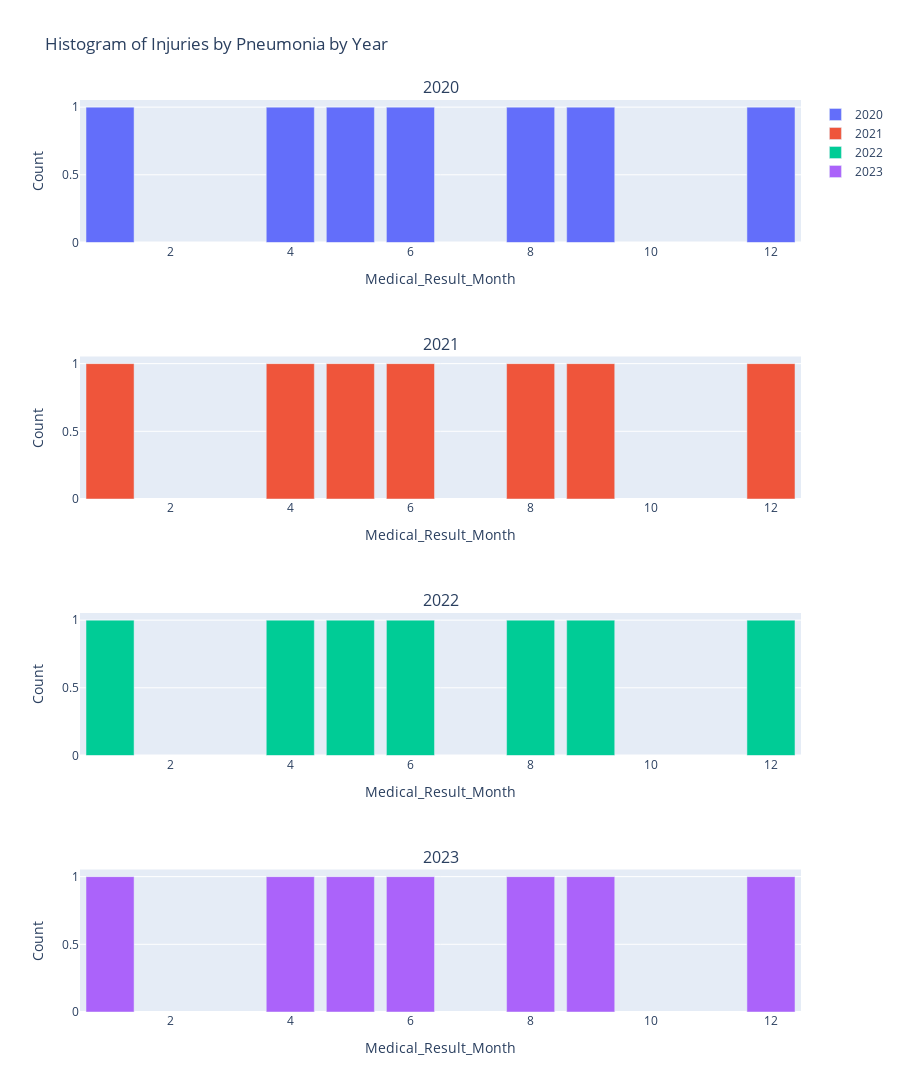

This figure's notebook cell:
### Code cell
# List unique years in year_month
years = year_month.index.get_level_values('Medical_Result_Year').unique().tolist()
# make subplots figure
fig = make_subplots(rows=len(years), cols=1, subplot_titles=years)

for i, year in enumerate(years):
    data = year_month.loc[year].reset_index()
    fig.add_trace(go.Bar(x=year_month['Medical_Result_Month'], y=year_month['Count'], name=str(year)), row=i+1, col=1)
    #
    fig.update_xaxes(title_text='Medical_Result_Month', row=i+1, col=1)
    # 
    fig.update_yaxes(title_text='Count', row=i+1, col=1)
'''
    fig.update_xaxes(title_text='Medical_Result_Month', row= i+1, col=1, tickmode='linear', dtick=1)
    fig.update_yaxes(title_text='Count', row=i+1, col=1, tickmode='linear', dtick=1)'''

fig.update_layout(title='Histogram of Injuries by Pneumonia by Year', height=500*len(years))
fig.show()

### Figure 1 — Plotly figure (JSON) as saved in the notebook; plotly's stock layout.template omitted (floating-point values rounded to 4 significant figures)
{"data": [{"name": "2020", "type": "bar", "x": [1, 12, 4, 8, 6, 9, 5], "xaxis": "x", "y": [1, 1, 1, 1, 1, 1, 1], "yaxis": "y"}, {"name": "2021", "type": "bar", "x": [1, 12, 4, 8, 6, 9, 5], "xaxis": "x2", "y": [1, 1, 1, 1, 1, 1, 1], "yaxis": "y2"}, {"name": "2022", "type": "bar", "x": [1, 12, 4, 8, 6, 9, 5], "xaxis": "x3", "y": [1, 1, 1, 1, 1, 1, 1], "yaxis": "y3"}, {"name": "2023", "type": "bar", "x": [1, 12, 4, 8, 6, 9, 5], "xaxis": "x4", "y": [1, 1, 1, 1, 1, 1, 1], "yaxis": "y4"}], "layout": {"annotations": [{"font": {"size": 16}, "showarrow": false, "text": "2020", "x": 0.5, "xanchor": "center", "xref": "paper", "y": 1, "yanchor": "bottom", "yref": "paper"}, {"font": {"size": 16}, "showarrow": false, "text": "2021", "x": 0.5, "xanchor": "center", "xref": "paper", "y": 0.7188, "yanchor": "bottom", "yref": "paper"}, {"font": {"size": 16}, "showarrow": false, "text": "2022", "x": 0.5, "xanchor": "center", "xref": "paper", "y": 0.4375, "yanchor": "bottom", "yref": "paper"}, {"font": {"size": 16}, "showarrow": false, "text": "2023", "x": 0.5, "xanchor": "center", "xref": "paper", "y": 0.1562, "yanchor": "bottom", "yref": "paper"}], "height": 2000, "title": {"text": "Histogram of Injuries by Pneumonia by Year"}, "xaxis": {"anchor": "y", "domain": [0, 1], "title": {"text": "Medical_Result_Month"}}, "xaxis2": {"anchor": "y2", "domain": [0, 1], "title": {"text": "Medical_Result_Month"}}, "xaxis3": {"anchor": "y3", "domain": [0, 1], "title": {"text": "Medical_Result_Month"}}, "xaxis4": {"anchor": "y4", "domain": [0, 1], "title": {"text": "Medical_Result_Month"}}, "yaxis": {"anchor": "x", "domain": [0.8438, 1], "title": {"text": "Count"}}, "yaxis2": {"anchor": "x2", "domain": [0.5625, 0.7188], "title": {"text": "Count"}}, "yaxis3": {"anchor": "x3", "domain": [0.2812, 0.4375], "title": {"text": "Count"}}, "yaxis4": {"anchor": "x4", "domain": [0, 0.1562], "title": {"text": "Count"}}}}
